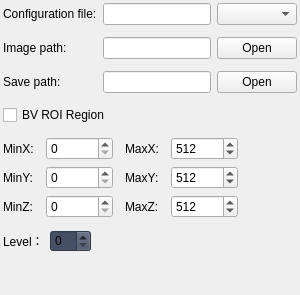
                          <widget class="QWidget" name="predict_page">
                           <layout class="QVBoxLayout" name="verticalLayout_28">
                            <property name="leftMargin">
                             <number>0</number>
                            </property>
                            <property name="topMargin">
                             <number>0</number>
                            </property>
                            <property name="rightMargin">
                             <number>0</number>
                            </property>
                            <property name="bottomMargin">
                             <number>0</number>
                            </property>
                            <item>
                             <widget class="QWidget" name="pred_widget" native="true">
                              <layout class="QVBoxLayout" name="verticalLayout_41">
                               <property name="leftMargin">
                                <number>0</number>
                               </property>
                               <property name="topMargin">
                                <number>0</number>
                               </property>
                               <property name="rightMargin">
                                <number>0</number>
                               </property>
                               <property name="bottomMargin">
                                <number>0</number>
                               </property>
                               <item>
                                <layout class="QGridLayout" name="gridLayout_8">
                                 <property name="leftMargin">
                                  <number>3</number>
                                 </property>
                                 <property name="topMargin">
                                  <number>3</number>
                                 </property>
                                 <property name="rightMargin">
                                  <number>3</number>
                                 </property>
                                 <property name="bottomMargin">
                                  <number>3</number>
                                 </property>
                                 <property name="verticalSpacing">
                                  <number>12</number>
                                 </property>
                                 <item row="1" column="0">
                                  <widget class="QLabel" name="label_10">
                                   <property name="text">
                                    <string>Image path:</string>
                                   </property>
                                  </widget>
                                 </item>
                                 <item row="0" column="0">
                                  <widget class="QLabel" name="label_11">
                                   <property name="text">
                                    <string>Configuration file:</string>
                                   </property>
                                  </widget>
                                 </item>
                                 <item row="2" column="2">
                                  <widget class="QPushButton" name="predict_cfg_save_Button">
                                   <property name="text">
                                    <string>Open</string>
                                   </property>
                                  </widget>
                                 </item>
                                 <item row="0" column="2">
                                  <widget class="QComboBox" name="predict_cfg_comboBox"/>
                                 </item>
                                 <item row="2" column="0">
                                  <widget class="QLabel" name="label_12">
                                   <property name="text">
                                    <string>Save path:</string>
                                   </property>
                                  </widget>
                                 </item>
                                 <item row="1" column="2">
                                  <widget class="QPushButton" name="predict_cfg_images_Button">
                                   <property name="text">
                                    <string>Open</string>
                                   </property>
                                  </widget>
                                 </item>
                                 <item row="2" column="1">
                                  <widget class="QLineEdit" name="predict_cfg_save_lineEdit">
                                   <property name="readOnly">
                                    <bool>true</bool>
                                   </property>
                                  </widget>
                                 </item>
                                 <item row="1" column="1">
                                  <widget class="QLineEdit" name="predict_cfg_images_lineEdit"/>
                                 </item>
                                 <item row="0" column="1">
                                  <widget class="QWidget" name="cfg_widget" native="true">
                                   <layout class="QVBoxLayout" name="verticalLayout_26">
                                    <property name="spacing">
                                     <number>0</number>
                                    </property>
                                    <property name="leftMargin">
                                     <number>0</number>
                                    </property>
                                    <property name="topMargin">
                                     <number>0</number>
                                    </property>
                                    <property name="rightMargin">
                                     <number>0</number>
                                    </property>
                                    <property name="bottomMargin">
                                     <number>0</number>
                                    </property>
                                    <item>
                                     <widget class="QLineEdit" name="predict_cfg_lineEdit"/>
                                    </item>
                                   </layout>
                                  </widget>
                                 </item>
                                </layout>
                               </item>
                               <item>
                                <layout class="QHBoxLayout" name="horizontalLayout_21">
                                 <property name="leftMargin">
                                  <number>3</number>
                                 </property>
                                 <property name="topMargin">
                                  <number>3</number>
                                 </property>
                                 <property name="rightMargin">
                                  <number>3</number>
                                 </property>
                                 <property name="bottomMargin">
                                  <number>3</number>
                                 </property>
                                 <item>
                                  <widget class="QCheckBox" name="bv_ROI_checkBox">
                                   <property name="text">
                                    <string>BV ROI Region</string>
                                   </property>
                                  </widget>
                                 </item>
                                </layout>
                               </item>
                               <item>
                                <widget class="QWidget" name="bv_ROI_widget" native="true">
                                 <property name="minimumSize">
                                  <size>
                                   <width>0</width>
                                   <height>0</height>
                                  </size>
                                 </property>
                                 <layout class="QVBoxLayout" name="verticalLayout_60">
                                  <property name="leftMargin">
                                   <number>0</number>
                                  </property>
                                  <property name="topMargin">
                                   <number>0</number>
                                  </property>
                                  <property name="rightMargin">
                                   <number>0</number>
                                  </property>
                                  <property name="bottomMargin">
                                   <number>0</number>
                                  </property>
                                  <item>
                                   <layout class="QGridLayout" name="gridLayout_13">
                                    <property name="leftMargin">
                                     <number>3</number>
                                    </property>
                                    <property name="topMargin">
                                     <number>3</number>
                                    </property>
                                    <property name="rightMargin">
                                     <number>3</number>
                                    </property>
                                    <property name="bottomMargin">
                                     <number>3</number>
                                    </property>
                                    <property name="horizontalSpacing">
                                     <number>12</number>
                                    </property>
                                    <property name="verticalSpacing">
                                     <number>6</number>
                                    </property>
                                    <item row="0" column="2">
                                     <widget class="QLabel" name="label_33">
                                      <property name="text">
                                       <string>MaxX:</string>
                                      </property>
                                     </widget>
                                    </item>
                                    <item row="0" column="0">
                                     <widget class="QLabel" name="label_7">
                                      <property name="text">
                                       <string>MinX:</string>
                                      </property>
                                     </widget>
                                    </item>
                                    <item row="0" column="4">
                                     <spacer name="horizontalSpacer_4">
                                      <property name="orientation">
                                       <enum>Qt::Horizontal</enum>
                                      </property>
                                      <property name="sizeHint" stdset="0">
                                       <size>
                                        <width>40</width>
                                        <height>20</height>
                                       </size>
                                      </property>
                                     </spacer>
                                    </item>
                                    <item row="1" column="3">
                                     <widget class="QSpinBox" name="MaxY_spinBox">
                                      <property name="sizePolicy">
                                       <sizepolicy hsizetype="Expanding" vsizetype="Fixed">
                                        <horstretch>0</horstretch>
                                        <verstretch>0</verstretch>
                                       </sizepolicy>
                                      </property>
                                      <property name="minimum">
                                       <number>0</number>
                                      </property>
                                      <property name="maximum">
                                       <number>99999999</number>
                                      </property>
                                      <property name="value">
                                       <number>512</number>
                                      </property>
                                     </widget>
                                    </item>
                                    <item row="2" column="3">
                                     <widget class="QSpinBox" name="MaxZ_spinBox">
                                      <property name="sizePolicy">
                                       <sizepolicy hsizetype="Expanding" vsizetype="Fixed">
                                        <horstretch>0</horstretch>
                                        <verstretch>0</verstretch>
                                       </sizepolicy>
                                      </property>
                                      <property name="minimum">
                                       <number>0</number>
                                      </property>
                                      <property name="maximum">
                                       <number>99999999</number>
                                      </property>
                                      <property name="value">
                                       <number>512</number>
                                      </property>
                                     </widget>
                                    </item>
                                    <item row="1" column="1">
                                     <widget class="QSpinBox" name="MinY_spinBox">
                                      <property name="sizePolicy">
                                       <sizepolicy hsizetype="Expanding" vsizetype="Fixed">
                                        <horstretch>0</horstretch>
                                        <verstretch>0</verstretch>
                                       </sizepolicy>
                                      </property>
                                      <property name="maximum">
                                       <number>99999999</number>
                                      </property>
                                     </widget>
                                    </item>
                                    <item row="1" column="0">
                                     <widget class="QLabel" name="label_34">
                                      <property name="text">
                                       <string>MinY:</string>
                                      </property>
                                     </widget>
                                    </item>
                                    <item row="2" column="2">
                                     <widget class="QLabel" name="label_37">
                                      <property name="text">
                                       <string>MaxZ:</string>
                                      </property>
                                     </widget>
                                    </item>
                                    <item row="1" column="2">
                                     <widget class="QLabel" name="label_35">
                                      <property name="text">
                                       <string>MaxY:</string>
                                      </property>
                                     </widget>
                                    </item>
                                    <item row="2" column="0">
                                     <widget class="QLabel" name="label_36">
                                      <property name="text">
                                       <string>MinZ:</string>
                                      </property>
                                     </widget>
                                    </item>
                                    <item row="0" column="3">
                                     <widget class="QSpinBox" name="MaxX_spinBox">
                                      <property name="sizePolicy">
                                       <sizepolicy hsizetype="Expanding" vsizetype="Fixed">
                                        <horstretch>0</horstretch>
                                        <verstretch>0</verstretch>
                                       </sizepolicy>
                                      </property>
                                      <property name="minimum">
                                       <number>0</number>
                                      </property>
                                      <property name="maximum">
                                       <number>99999999</number>
                                      </property>
                                      <property name="value">
                                       <number>512</number>
                                      </property>
                                     </widget>
                                    </item>
                                    <item row="2" column="1">
                                     <widget class="QSpinBox" name="MinZ_spinBox">
                                      <property name="sizePolicy">
                                       <sizepolicy hsizetype="Expanding" vsizetype="Fixed">
                                        <horstretch>0</horstretch>
                                        <verstretch>0</verstretch>
                                       </sizepolicy>
                                      </property>
                                      <property name="maximum">
                                       <number>99999999</number>
                                      </property>
                                     </widget>
                                    </item>
                                    <item row="0" column="1">
                                     <widget class="QSpinBox" name="MinX_spinBox">
                                      <property name="sizePolicy">
                                       <sizepolicy hsizetype="Expanding" vsizetype="Fixed">
                                        <horstretch>0</horstretch>
                                        <verstretch>0</verstretch>
                                       </sizepolicy>
                                      </property>
                                      <property name="maximum">
                                       <number>99999999</number>
                                      </property>
                                     </widget>
                                    </item>
                                   </layout>
                                  </item>
                                 </layout>
                                </widget>
                               </item>
                               <item>
                                <layout class="QHBoxLayout" name="horizontalLayout">
                                 <property name="leftMargin">
                                  <number>3</number>
                                 </property>
                                 <property name="topMargin">
                                  <number>3</number>
                                 </property>
                                 <property name="rightMargin">
                                  <number>3</number>
                                 </property>
                                 <property name="bottomMargin">
                                  <number>3</number>
                                 </property>
                                 <item>
                                  <widget class="QLabel" name="label_25">
                                   <property name="text">
                                    <string>Level：</string>
                                   </property>
                                  </widget>
                                 </item>
                                 <item>
                                  <widget class="QSpinBox" name="predict_level_spinBox">
                                   <property name="styleSheet">
                                    <string notr="true">background-color: rgb(70, 80, 100);</string>
                                   </property>
                                  </widget>
                                 </item>
                                 <item>
                                  <spacer name="horizontalSpacer_2">
                                   <property name="orientation">
                                    <enum>Qt::Horizontal</enum>
                                   </property>
                                   <property name="sizeHint" stdset="0">
                                    <size>
                                     <width>40</width>
                                     <height>20</height>
                                    </size>
                                   </property>
                                  </spacer>
                                 </item>
                                </layout>
                               </item>
                               <item>
                                <spacer name="verticalSpacer_6">
                                 <property name="orientation">
                                  <enum>Qt::Vertical</enum>
                                 </property>
                                 <property name="sizeHint" stdset="0">
                                  <size>
                                   <width>20</width>
                                   <height>40</height>
                                  </size>
                                 </property>
                                </spacer>
                               </item>
                              </layout>
                             </widget>
                            </item>
                           </layout>
                          </widget>
